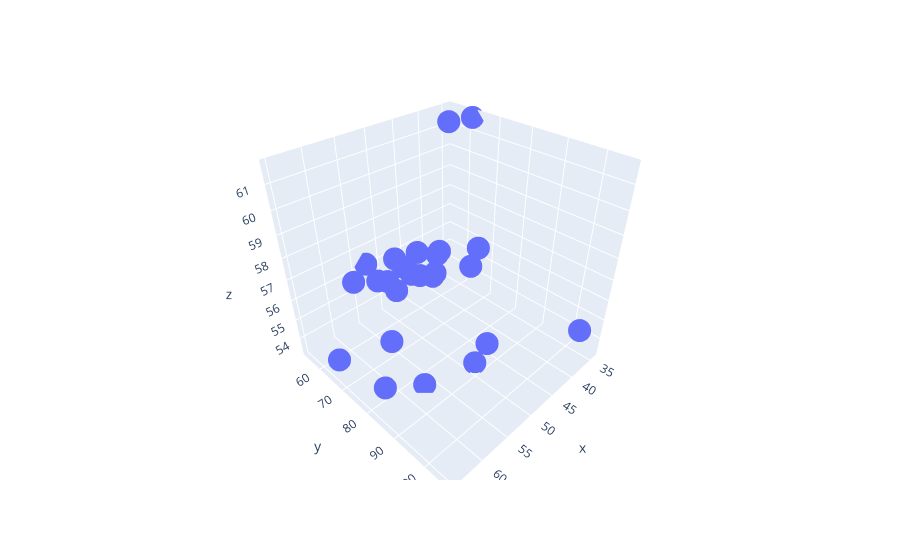

Write notebook code for a chart like this one.
### Code cell
f_list = np.array([])

for i, population in enumerate(populations):
    f_list = np.append(f_list, [f1_obj(population.get_edge_cut()), f2_obj(population, n_partition), f3_obj(population, n_partition)])

f_list = f_list.reshape(n_population, 3)

px.scatter_3d(x=f_list[:, 0], y=f_list[:, 1], z=f_list[:, 2])
